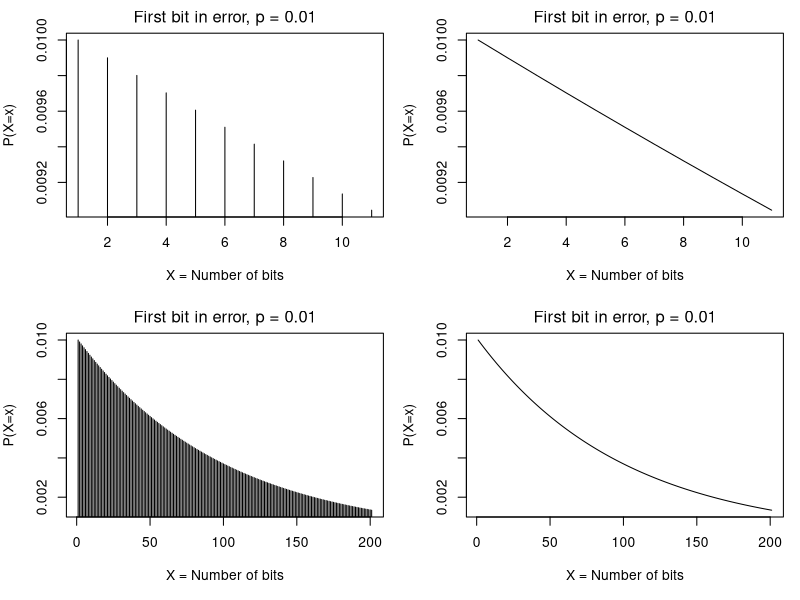

Source code (R):
##
# GEOMETRICAL DISTRIBUTION
#       f(x,i)= q**(i-1)*p  

#      p := success
#      q = 1 - p
#      P(X = i) = q**(i-1)*p 
#      P(X <= i) = 1 - q**i
#      E(x) = 1/p          
#      P(X <= k)= 1- q**k >= u/100      u percentage (u%)   

# author: Roberto Mendez

# Book: Probability with R An Introduction with Computer Science 
#      Applications 2020 Jane Horgan PAG 167
##

##  PROBLEMAS

# Example 4
# One percent of bits transmitted through a digital transmission are received in error.
# Let X denote the number of bits transmitted until the first error.
# P(X = 1) = P(error in first transmission)
# P(X = 2) = P(one correct bit followed by an error in second transmission)
# P(X = 3) = P(two correct bits followed by an error in third transmission)

p = 0.01

cat("\n error in first transmissionis: ", p)

cat("\n one correct bit followed by an error in second transmission: ", (1-p)*p)

cat("\n two correct bits followed by an error in third transmission: ", (1-p)**2*p)


#  USando dgeom

cat("\n error in first transmissionis: ", dgeom(0,p))

cat("\n one correct bit followed by an error in second transmission: ", dgeom(1,p))

cat("\n two correct bits followed by an error in third transmission: ", dgeom(2,p))

# If you receive: Error in plot.new() : figure margins too large
par(mar = c(5, 4, 2, 1))

par(mfrow = c(2,2))

x <- 0:10
plot(x+1, dgeom(x, prob = p),
     xlab = "X = Number of bits", ylab = "P(X=x)",
     type = "h", main = "First bit in error, p = 0.01",
     font.main = 1)

plot(x+1, dgeom(x, prob = p),
     xlab = "X = Number of bits", ylab = "P(X=x)",
     type = "l", main = "First bit in error, p = 0.01",
     font.main = 1)

x <- 0:200
plot(x+1, dgeom(x, prob = p),
     xlab = "X = Number of bits", ylab = "P(X=x)",
     type = "h", main = "First bit in error, p = 0.01",
     font.main = 1)

plot(x+1, dgeom(x, prob = p),
     xlab = "X = Number of bits", ylab = "P(X=x)",
     type = "l", main = "First bit in error, p = 0.01",
     font.main = 1)
    